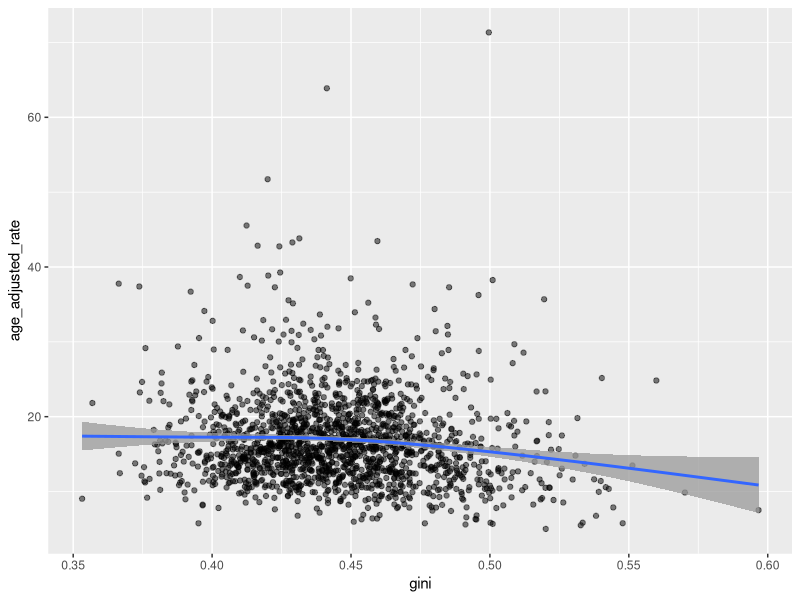

Source code (R): (Note: this script raises an error after producing the figure.)
## ---- chunk 1
knitr::opts_chunk$set(echo = TRUE)
library(tidyverse)
library(ggplot2)
library(data.table)
## ---- chunk 2
final_df <- readr::read_csv('./Cleaned data/final_df.csv') %>% 
  filter(usable == T) %>% 
  mutate(gini_transformed = gini * 100)
## ---- chunk 3
crude_model <- lm(data = final_df, age_adjusted_rate ~ gini) %>% 
  broom::tidy() %>% 
  mutate(estimate = round(estimate, digits = 2),
         std.error = round(std.error, digits = 2),
         statistic = round(statistic, digits = 2),
         p.value = round(p.value, digits = 2)) %>% 
  mutate(lower_ci = round(estimate - 1.96*std.error, digits = 2),
         upper_ci = round(estimate + 1.96*std.error, digits = 2),
         ci = str_c(lower_ci, upper_ci, sep = ", "))
## ---- chunk 4
final_df %>% 
  ggplot(aes(x = gini, y = age_adjusted_rate)) +
  geom_point(alpha = 0.5) +
  geom_smooth(alpha = 0.75)
## ---- chunk 5
ols_reg <- function(df) {
  result = lm(data = df, df[ , 2] ~ df[ , 1] + df[, 3])
  result = result %>% 
    broom::tidy() %>% 
    mutate(lower_ci = round(estimate - 1.96*std.error, digits = 2),
           upper_ci = round(estimate + 1.96*std.error, digits = 2),
           ci = str_c(lower_ci, upper_ci, sep = ", "))
  result
}

create_model <- function(covariate_index) {
  cbind(final_df$gini, final_df$age_adjusted_rate, final_df[, covariate_index])
}

final_df <- final_df %>% 
  mutate(urban_rural_code = as.integer((urban_rural_code - 1) / 2)) %>% 
  mutate(urban_rural_code = as.factor(urban_rural_code)) %>% 
  select(gini, age_adjusted_rate, male_prop, white_prop, geriatric_prop,
         college_prop, poverty_prop, urban_rural_code)

ols_reg_results <- tibble(
  model = map(3:8, create_model),
  name = c('sex', 'race', 'age', 'education', 'poverty', 'urban_rural'),
  output = map(model, ols_reg)
)

results_table <- rbindlist(ols_reg_results$output) %>% 
  mutate(term = if_else(term == "df[, 1]", "gini", term)) %>% 
  mutate(estimate = round(estimate, digits = 2),
         std.error = round(std.error, digits = 2),
         statistic = round(statistic, digits = 2),
         p.value = round(p.value, digits = 2))

model_terms <- c('sex', 'race', 'age', 'education', 'poverty',
                 'urban_rural (in-between)', 'urban_rural (rural)')
i.2 <- 1

for (i in 1:nrow(results_table)) {
  if (str_detect(results_table$term[i], pattern = "df") ==  T) {
    results_table$term[i] <- model_terms[i.2]
    i.2 <- i.2 + 1
  }
}

results_table <- rbind(crude_model, results_table) %>% 
  mutate(estimate = round(estimate, digits = 2),
         std.error = round(std.error, digits = 2),
         statistic = round(statistic, digits = 2),
         p.value = round(p.value, digits = 2))

write_csv(results_table, path = './Tables/Model fitting results.csv')
